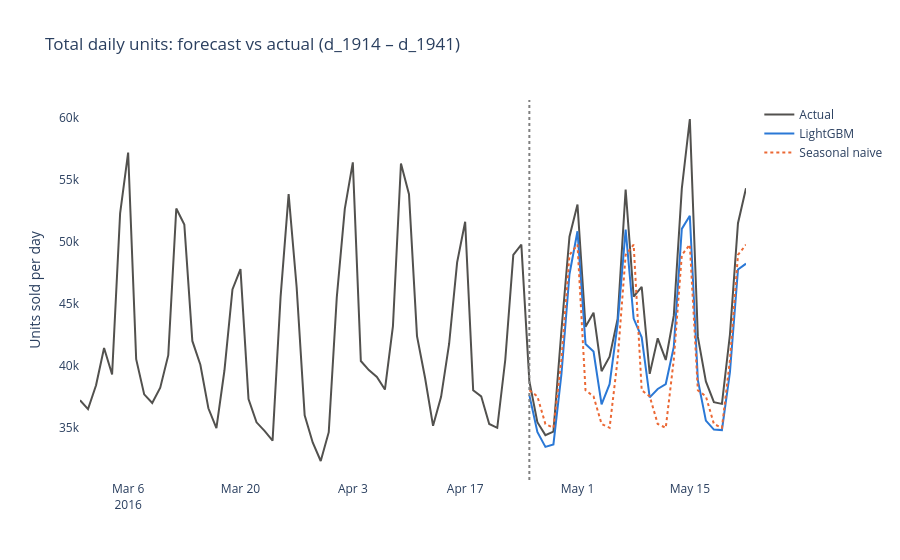

The notebook cell saved with this chart:
### Markdown cell above
**Total sales: forecast vs actual**
ยอดขายรวมทุกสินค้ารายวัน 8 สัปดาห์สุดท้ายของช่วง train และ 4 สัปดาห์ที่พยากรณ์

### Code cell
history_days = list(range(TRAIN_END - 55, TRAIN_END + HORIZON + 1))
actual_total = sales_wide[[f"d_{d}" for d in history_days]].sum()
dates = calendar.set_index("day").loc[history_days, "date"]
forecast_dates = dates.loc[TRAIN_END + 1:]

fig = go.Figure([
    go.Scatter(x=dates, y=actual_total.to_numpy(), name="Actual", line=dict(color="#52514e", width=2)),
    go.Scatter(x=forecast_dates, y=dev_pred.sum(axis=0), name="LightGBM", line=dict(color="#2a78d6", width=2)),
    go.Scatter(x=forecast_dates, y=baselines["Seasonal naive"].sum(axis=0), name="Seasonal naive",
               line=dict(color="#eb6834", width=2, dash="dot")),
])
fig.add_vline(x=dates.loc[TRAIN_END + 1], line_dash="dot", line_color="gray")
fig.update_layout(title="Total daily units: forecast vs actual (d_1914 – d_1941)",
                  yaxis_title="Units sold per day", hovermode="x unified", plot_bgcolor="white")
fig.show()
